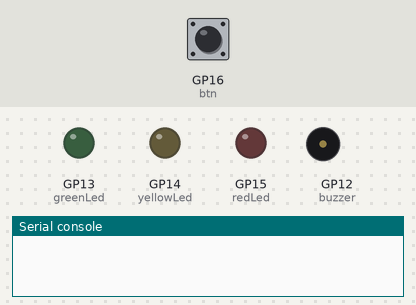
This program was run on a simulated Raspberry Pi Pico running MicroPython. Shown: output pins drawn as LEDs (lit = HIGH), buzzer (waves = sounding, pin HIGH), the last lines printed to the serial console. Dashed ring = blinking. The test bench sets the inputs (shaded band); at power-on: GP16 (btn) LOW.

Above: at 1.2 s.
1.3 s: GP16 (btn) pulled HIGH for 0.15 s
At 2.4 s:
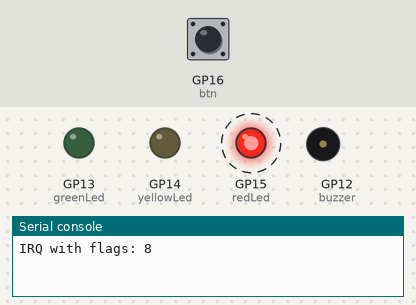
At 6.7 s:
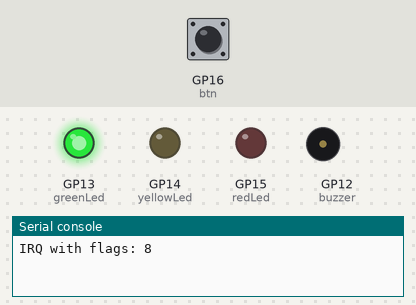
Timing chart, 0 to 10.8 s (numbered marks = the images above; inputs shaded):
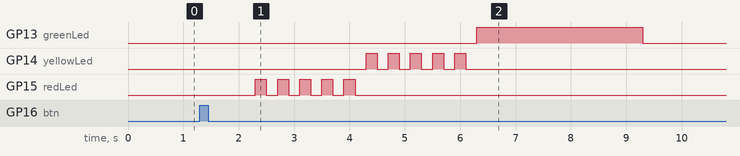

Measured:
- after the input at 1.3 s, GP13 (greenLed): LOW → HIGH after 5.0 s, → LOW 3.0 s later; GP14 (yellowLed): alternates HIGH for 0.20 s and LOW for 0.20 s, 10 changes in all, then stays LOW, starting after 3.0 s; GP15 (redLed): alternates HIGH for 0.20 s and LOW for 0.20 s, 10 changes in all, then stays LOW, starting after 1.0 s

The program:

main.py
```python
from machine import Pin
from machine import Timer
import time


def running(pin):
    btn.irq(None,Pin.IRQ_RISING) #解決按鈕彈跳問題和一直按按鈕,工作會被放在Queue內,最後有空時,就作queue內的工作
    print("IRQ with flags:", pin.irq().flags())
    timer1 = Timer()
    timer1.init(period=1000,callback=led_blink,mode=Timer.ONE_SHOT)

def task(n, delay):
    led = machine.Pin("LED", machine.Pin.OUT)
    for i in range(n):
        led.high()
        time.sleep(delay)
        led.low()
        time.sleep(delay)
    print('done')


def led_blink(timer:Timer):
    for i in range(redI):
       redLed.value(1)
       time.sleep_ms(200)
       redLed.value(0)
       time.sleep_ms(200)

    for i in range(yellowI):
        yellowLed.value(1)
        time.sleep_ms(200)
        yellowLed.value(0)
        time.sleep_ms(200)

    greenLed.value(1)
    time.sleep(3)
    greenLed.value(0)
    buzzerStatus = False
    btn.irq(running, Pin.IRQ_RISING) #解決按鈕彈跳問題


if __name__ == '__main__':
    btn = Pin(16,Pin.IN,Pin.PULL_DOWN) #打開上拉電阻
    redLed = Pin(15,Pin.OUT) #紅燈
    yellowLed = Pin(14,Pin.OUT) #黃燈
    greenLed = Pin(13,Pin.OUT) #綠燈
    buzzer = Pin(12,Pin.OUT) #蜂鳴器
    btn.irq(running, Pin.IRQ_RISING) #啟動IRQ,IRQ一執行會停止主thread的工作和次執行序(所有的工作),直到執行完才會釋放main thread,和次執行序
    redI:int = 5 #計紅燈閃的次數
    yellowI:int = 5 #計黃燈閃的次數
    '''irq一執行時,主程式會停止,等irq工作完後才會繼續,可以由以下程式驗證
    while True:
        print("執行")
        time.sleep(1)
    '''
```
